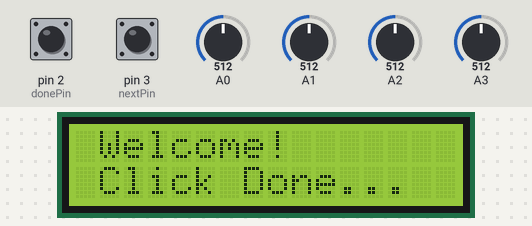
Simulated run of this sketch. Board: Arduino Uno, built with avr-gcc and run on an emulated ATmega328P. On the bench: 16×2 character LCD. The test bench sets the inputs (shaded band); at power-on: pin 2 (donePin) HIGH, pin 3 (nextPin) HIGH, A0 = 512, A1 = 512, A2 = 512, A3 = 512. What the sketch prints to the serial monitor is not drawn.

Above: at 1.2 s.
1.3 s: pin 2 (donePin) pulled LOW for 0.15 s
At 2.8 s:
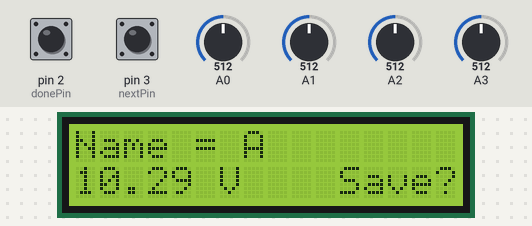
3.1 s: pin 3 (nextPin) pulled LOW for 3.2 s
At 4.6 s:
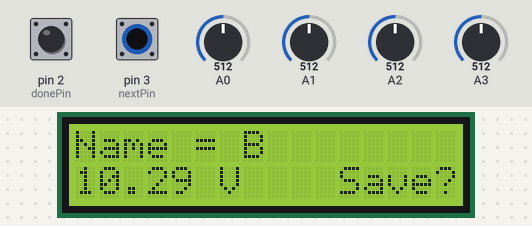
7.9 s: A0 set to 462
At 8.8 s:
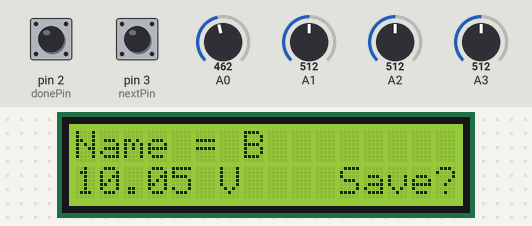
9.6 s: A0 set to 437
At 10.4 s:
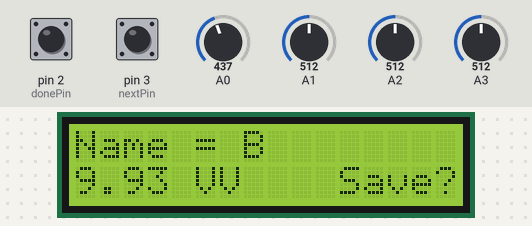
11.2 s: pin 3 (nextPin) pulled LOW for 0.15 s
At 12.9 s:
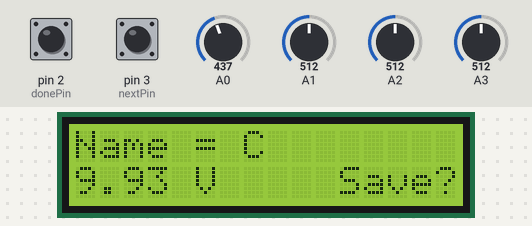
14.0 s: pin 2 (donePin) pulled LOW for 1 s
At 15.4 s:
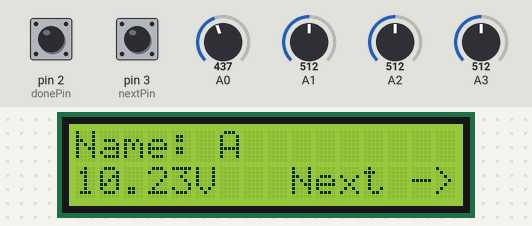
Timing chart, 0 to 17.0 s (numbered marks = the images above; inputs shaded):
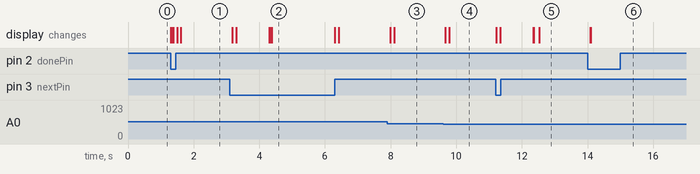

Measured:
- the behaviour switches between 451 and 450 on A0 (found by bisection; images 3 and 4)
- after the input at 1.3 s, the display: first changes at once (image 1 shows a later state)
- after the input at 3.1 s, the display: first changes after 0.08 s (image 2 shows a later state)
- after the input at 7.9 s, the display: first changes after 0.09 s (image 3 shows a later state)
- after the input at 9.6 s, the display: first changes after 0.07 s (image 4 shows a later state)
- after the input at 11.2 s, the display: first changes at once (image 5 shows a later state)
- after the input at 14.0 s, the display: first changes after 0.09 s (image 6 shows a later state)

The sketch:

chargesafe.ino
```cpp
// include the library code:
#include <LiquidCrystal.h>
#include "Battery.h"
#include "getVoltages.h"
#include "SortBatteries.h"

// initialize the LCD library with the numbers of the interface pins
LiquidCrystal lcd(7, 8, 9, 10, 11, 12);
int donePin = 2;
int nextPin = 3;
bool done;
bool next;

const int ARRAYMAX = 10;
int lastIndex;
int displayIndex;
int chargingIndex;
String chargingMessage[2];
bool charging;
Battery Batteries[ARRAYMAX];
// Use one char and letter++?
char letters[26] = { 'A', 'B', 'C', 'D', 'E', 'F', 'G', 'H', 'I', 'J', 'K', 'L', 'M', 'N', 'O', 'P', 'Q', 'R', 'S', 'T', 'U', 'V', 'W','X', 'Y', 'Z'};
int state;
double cellArr[4];

void setup() {
  Serial.begin(9600);

  // set up the LCD's number of columns and rows:
  lcd.begin(16, 2);
  pinMode(donePin, INPUT_PULLUP);
  pinMode(nextPin, INPUT_PULLUP);
  lastIndex = 0;
  displayIndex = 0;
  chargingIndex = 0;
  state = 0;
  charging = false;

}

void loop() {

  // Buttons
  buttonHandler();

  // Display
  view();
}

void view(){

  if(state == 0){
    lcd.setCursor(1, 0);
    lcd.print("Welcome!" );
    lcd.setCursor(1, 1);
    lcd.print("Click Done..." );
  }
  else if(state == 1){
    lcd.setCursor(0, 0);
    lcd.print("Name = " + String(letters[lastIndex]) );
    double voltage = getVoltages(cellArr);
    ////////////////////////////////////////////////////Serial.println(analogRead(A0));
    lcd.setCursor(0,1);
    lcd.print(String(voltage) + " V");
    lcd.setCursor(11,1);
    lcd.print("Save?");
  }
  else if(state == 2){
    // Display current battery
    Battery thisBattery = Batteries[displayIndex];
    lcd.setCursor(0, 0);
    lcd.print("Name: " + thisBattery.getName() );
    lcd.setCursor(0,1);
    lcd.print(String(thisBattery.getTotal()) + "V");
    lcd.setCursor(9,1);
    lcd.print("Next ->");
  }
  else if(state == 3){
    lcd.setCursor(0, 0);
    if(!charging)
    {
      lcd.print("Insert Battery " + Batteries[chargingIndex].getName());
      lcd.setCursor(9,1);
      lcd.print("Next ->");
    }
    else
    {
      lcd.print("Charging...");
      chargerCheck();
    }
  }
  else if(state == 4){
    lcd.setCursor(1, 0);
    lcd.print("Finished!" );
    lcd.setCursor(1, 1);
    lcd.print("Restart?" );
  }
}

void buttonHandler(){
  // Done Button
  if ( digitalRead(donePin) == LOW && digitalRead(donePin) != done )
  {
    done = digitalRead(donePin);
    lcd.clear();
    doneHandler();
    delay(10);
  }
  else if (digitalRead(donePin) == HIGH && digitalRead(donePin) != done)
  {
    done = digitalRead(donePin);
    lcd.clear();
  }

  // Next Button
  if ( digitalRead(nextPin) == LOW && digitalRead(nextPin) != next )
  {
    next = digitalRead(nextPin);
    lcd.clear();
    nextHandler();
    delay(10);
  }
  else if (digitalRead(nextPin) == HIGH && digitalRead(nextPin) != next)
  {
    next = digitalRead(nextPin);
    lcd.clear();
  }
}

void doneHandler(){
  displayIndex = 0;
  if(state + 1 <= 4){ state++; }
  else{
    state = 0;
    lastIndex = 0;
    displayIndex = 0;
  }
  if(state == 3) {
    sortBatteries(Batteries, lastIndex);
    popupMessage("Connect Charger!", 5000);
    }
}

void nextHandler(){
  // Measure
  if (state == 1){
    if(lastIndex < ARRAYMAX){
      double cells[4];
      getVoltages(cells);
      addBattery(lastIndex, cells[0], cells[1], cells[2], cells[3]);
      popupMessage("Saved!", 1000);
    }
    else{
      popupMessage("Not Saved, Full!", 1000);
    }
  }

  // View
  else if(state == 2){
    if(displayIndex < lastIndex-1){displayIndex++;}
    else { displayIndex = 0; }
  }

  // Charge
  else if(state == 3){
    if(charging){
      //charging = false;
    }else if (!charging){
      charging = true;
      chargingIndex++;
    }
  }
}

void addBattery(int letterIndex, double Cell_1, double Cell_2 , double Cell_3, double Cell_4)
{
  Batteries[lastIndex] = Battery(letters[letterIndex], Cell_1, Cell_2, Cell_3, Cell_4);
  lastIndex++;
}

void popupMessage(String message, int delayMs){
  lcd.clear();
  lcd.setCursor(0, 0);
  lcd.print(message);
  delay(delayMs);
  lcd.clear();
}

void chargerCheck()
{
  double arr[4];
  double total = Batteries[chargingIndex].getTotal();
  if(getVoltages(arr) > total - 0.2 && getVoltages(arr) < total + 0.2){
      charging = false;
  }
}
```

Battery.cpp
```cpp
#include "Battery.h"

Battery::Battery()
{
  thisName = " ";
  cell_1 = 0;
  cell_2 = 0;
  cell_3 = 0;
  cell_4 = 0;
}

Battery::Battery(char newName, double newCell_1, double newCell_2 , double newCell_3, double newCell_4)
{
  thisName = newName;
  cell_1 = newCell_1;
  cell_2 = newCell_2;
  cell_3 = newCell_3;
  cell_4 = newCell_4;
  total = cell_1 + cell_2 + cell_3 + cell_4;
}

double Battery::getTotal(){
  return total;

}
String Battery::getName(){
  return String(thisName);
}
```

Battery.h
```cpp
#ifndef Battery_h
#define Battery_h

#include "Arduino.h"

class Battery
{
  public:
    Battery();
    Battery(char newName, double newCell_1, double newCell_2 , double newCell_3, double newCell_4);
    double getTotal();
    String getName();
  private:
    char thisName;
    double cell_1;
    double cell_2;
    double cell_3;
    double cell_4;
    double total;
};

#endif
```

SortBatteries.h
```cpp
//This function is going to sort batteries

void sortBatteries(Battery * arr, int len) {

Battery a;
  for (int i = 0; i < len; i++)
    {
        for (int j = i + 1; j < len; j++)
        {
            if (arr[i].getTotal() > arr[j].getTotal())
            {
                a =  arr[i];
                arr[i] = arr[j];
                arr[j] = a;
            }
        }
    }
}
```

getVoltages.h
```cpp
#include "Arduino.h"

double getVoltages(double * arr){
  unsigned long c1 =0;
  unsigned long c2 = 0;
  unsigned long c3 = 0;
  unsigned long c4 = 0;
  double v1, v2, v3, v4;
  double vpd = .0049; //volts per divison
  int numAvgs = 20;

  for(int i=0; i<numAvgs; i++){
    Serial.println(c1);
    c1 += analogRead(A0);
    c2 += analogRead(A1);
    c3 += analogRead(A2);
    c4 += analogRead(A3);
  }

  c1 /= numAvgs;
  c2 /= numAvgs;
  c3 /= numAvgs;
  c4 /= numAvgs;

  v1 = (c1 - 3)*vpd;
  v2 = 2*(c2-7)*vpd - v1;
  v3 = 3*(c3-4)*vpd - v2 - v1;
  v4 = 4*(c4+10)*vpd - v3 - v2 - v1;

  arr[0] = v1;
  arr[1] = v2;
  arr[2] = v3;
  arr[3] = v4;

//  Serial.print(v1);
//  Serial.print("   -    ");
//  Serial.print(v2);
//  Serial.print("   -    ");
//  Serial.print(v3);
//  Serial.print("   -    ");
//  Serial.println(v4);

  return v1+v3+v3+v4;

}
```
